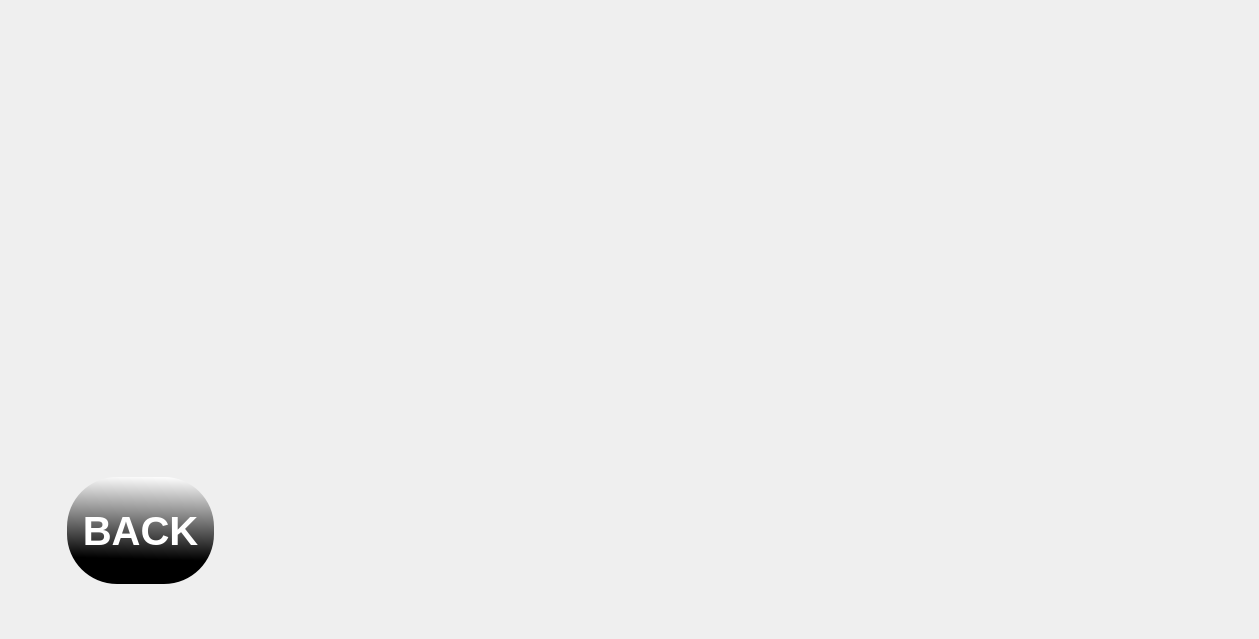
    <widget class="QWidget" name="page_62">
     <widget class="QLabel" name="label_97">
      <property name="geometry">
       <rect>
        <x>0</x>
        <y>0</y>
        <width>1250</width>
        <height>630</height>
       </rect>
      </property>
      <property name="text">
       <string/>
      </property>
     </widget>
     <widget class="QLabel" name="label_98">
      <property name="geometry">
       <rect>
        <x>700</x>
        <y>100</y>
        <width>531</width>
        <height>411</height>
       </rect>
      </property>
      <property name="text">
       <string/>
      </property>
      <property name="pixmap">
       <pixmap resource="icon.qrc">:/k_to_36/k_to_36/19...png</pixmap>
      </property>
      <property name="scaledContents">
       <bool>true</bool>
      </property>
     </widget>
     <widget class="QLabel" name="label_99">
      <property name="geometry">
       <rect>
        <x>0</x>
        <y>-10</y>
        <width>691</width>
        <height>451</height>
       </rect>
      </property>
      <property name="text">
       <string/>
      </property>
      <property name="pixmap">
       <pixmap resource="icon.qrc">:/k_to_36/k_to_36/19..png</pixmap>
      </property>
      <property name="scaledContents">
       <bool>true</bool>
      </property>
     </widget>
     <widget class="QPushButton" name="K_backbutt">
      <property name="geometry">
       <rect>
        <x>60</x>
        <y>470</y>
        <width>161</width>
        <height>121</height>
       </rect>
      </property>
      <property name="font">
       <font>
        <pointsize>30</pointsize>
        <italic>false</italic>
        <bold>true</bold>
       </font>
      </property>
      <property name="autoFillBackground">
       <bool>false</bool>
      </property>
      <property name="styleSheet">
       <string notr="true">QPushButton
{
border:none;
color:white;
	
	
	background-color: qlineargradient(spread:pad, x1:0.8, y1:0.78, x2:0.83, y2:0, stop:0 rgba(0, 0, 0, 255), stop:1 rgba(255, 255, 255, 255));
border-radius:50px;
margin:7px;

}
QPushButton:pressed
{
	
	background-color: qlineargradient(spread:pad, x1:0.518232, y1:0.349, x2:0.515022, y2:0.938, stop:0 rgba(0, 0, 0, 255), stop:1 rgba(255, 255, 255, 255));
}</string>
      </property>
      <property name="text">
       <string>BACK</string>
      </property>
     </widget>
    </widget>
